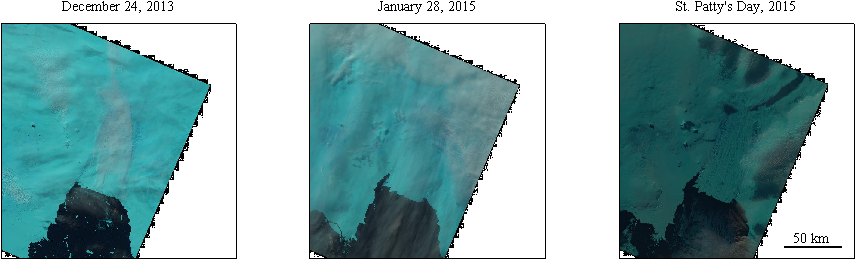
#> input picture Matlab_version/Antarctic_Toolboxs/Antarctic-Mapping-Tools/Documentation/html/Satellite_Image_Comparison_04.png, 856 x 260 px
$ python -i error_and_outlier.py   (imports and definitions only)
#> lines starting #> are read from the running program, lines starting #| are printed output that depends on the picture
"""
error_and_outlier.py
====================
1. Error estimation for Vx / Vy when only V_error is available (ITS_LIVE)
   or when no error files exist at all (GAMMA).

2. IQR-based per-pixel outlier removal (Yang et al. 2026, Section 2.1.2–2.1.3).
"""

from __future__ import annotations
import logging
import warnings
from typing import Dict, List, Optional, Tuple

import numpy as np
from scipy.ndimage import label, uniform_filter

log = logging.getLogger(__name__)


# [114 lines left out: functions _validate_umt_params, _build_neighbour_stack, _compute_umt_bad_mask, apply_universal_median_test, not called in this run]

# ─────────────────────────────────────────────────────────────────────────────
# Local standard deviation (spatial smoothing)
# ─────────────────────────────────────────────────────────────────────────────

def local_std(
    data: np.ndarray,
    window_size: int = 5,
    min_valid: int = 4,
) -> np.ndarray:
    """
    Compute local standard deviation over a sliding window.
    Handles NaN by treating them as missing.

    Parameters
    ----------
    data        : 2D float32 array with NaN for missing
    window_size : side length of square window (pixels)
    min_valid   : minimum valid cells inside window to keep a result

    Returns
    -------
    std_arr : 2D float32 array, NaN where coverage < min_valid
    """
    valid = np.isfinite(data)
    filled = np.where(valid, data.astype(np.float64), 0.0)

    # Count of valid pixels per window
    count = uniform_filter(valid.astype(np.float64), size=window_size,
                           mode="constant", cval=0.0) * window_size**2

    mean  = uniform_filter(filled, size=window_size,
                           mode="constant", cval=0.0)
    mean2 = uniform_filter(filled**2, size=window_size,
                           mode="constant", cval=0.0)

    # Correct mean for partial windows
    cnt_raw = uniform_filter(valid.astype(np.float64), size=window_size,
                             mode="constant", cval=0.0)
    with np.errstate(divide="ignore", invalid="ignore"):
        local_mean = np.where(cnt_raw > 0, mean / cnt_raw, np.nan)
        local_m2   = np.where(cnt_raw > 0, mean2 / cnt_raw, np.nan)

    var = local_m2 - local_mean**2
    var = np.maximum(var, 0.0)
    std = np.sqrt(var).astype(np.float32)

    # Mask pixels with too few neighbours
    std[count < min_valid] = np.nan

    return std


# ─────────────────────────────────────────────────────────────────────────────
# Vx / Vy error estimation
# ─────────────────────────────────────────────────────────────────────────────

# [584 lines left out: functions estimate_vx_vy_errors, _fast_q1q3, compute_iqr_bounds, apply_temporal_mad_filter, apply_temporal_mad_filter, apply_iqr_filter and 2 more, not called in this run]

>>> import cv2
>>> picture = cv2.imread('../../../Matlab_version/Antarctic_Toolboxs/Antarctic-Mapping-Tools/Documentation/html/Satellite_Image_Comparison_04.png', cv2.IMREAD_GRAYSCALE)
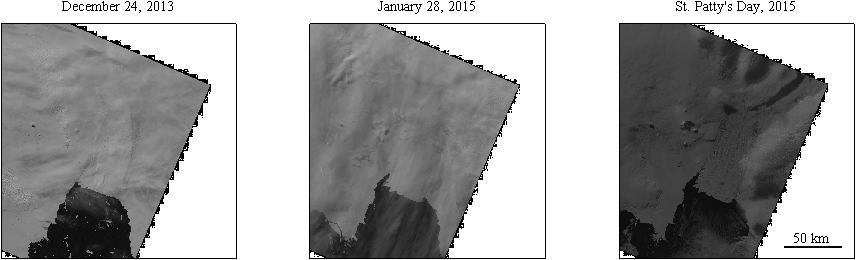
#> picture: shape (260, 856); min 0, max 255, mean 165.9
>>> result = local_std(picture)
#> in local_std, `valid = np.isfinite(data)`: valid: shape (260, 856) bool; every value is 1
#> in local_std, `count = uniform_filter(valid.astype(np.float64), size=window_size, mod..`:
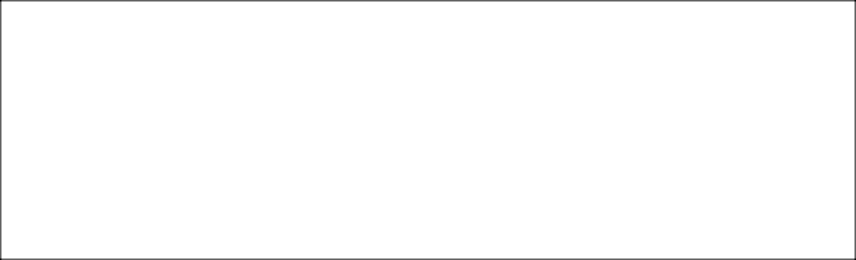
#> count: shape (260, 856) float64; min 9, max 25, mean 24.8; drawn with min black and max white
#> in local_std, `mean2 = uniform_filter(filled**2, size=window_size, mode="constant", c..`:
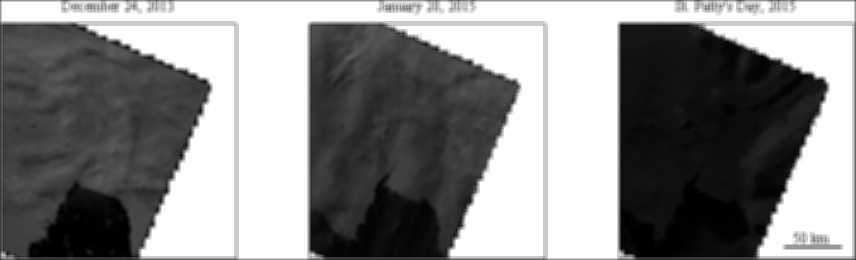
#> mean2: shape (260, 856) float64; min 173.4, max 65025, mean 34995.7; drawn with min black and max white
#> in local_std, `cnt_raw = uniform_filter(valid.astype(np.float64), size=window_size, m..`:
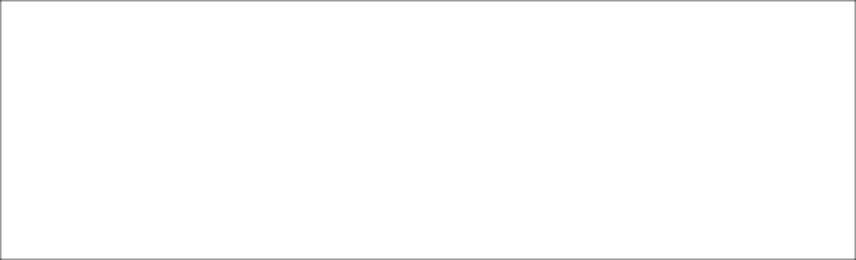
#> cnt_raw: shape (260, 856) float64; min 0.36, max 1, mean 0.994
#> in local_std, `local_mean = np.where(cnt_raw > 0, mean / cnt_raw, np.nan)`:
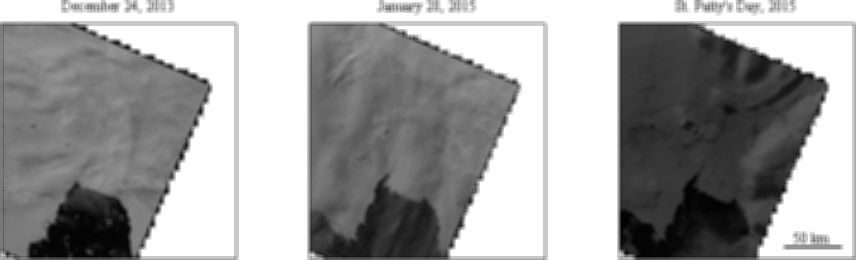
#> local_mean: shape (260, 856) float64; min 11.76, max 255, mean 165.8; drawn with min black and max white
#> in local_std, `var = local_m2 - local_mean**2`:
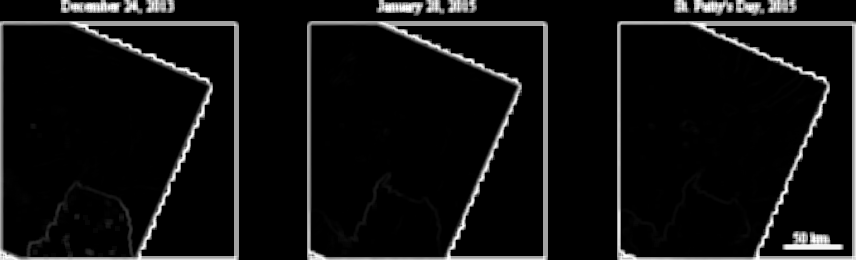
#> var: shape (260, 856) float64; min -1.89e-10, max 16230.2, mean 1093.4; drawn with min black and max white
#> in local_std, `std = np.sqrt(var).astype(np.float32)`:
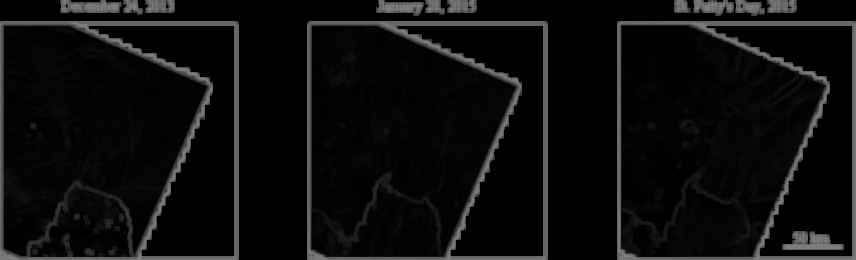
#> std: shape (260, 856) float32; min 0, max 127.4, mean 13.2

$ run again, on Matlab_version/Antarctic_Toolboxs/Antarctic-Mapping-Tools/Documentation/html/AMT_getting_started_02.png
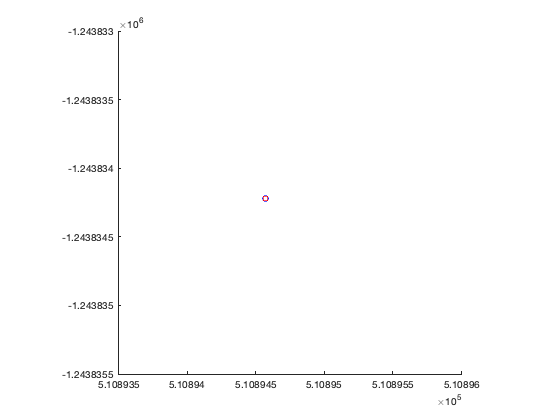
#> input picture Matlab_version/Antarctic_Toolboxs/Antarctic-Mapping-Tools/Documentation/html/AMT_getting_started_02.png, 560 x 420 px
#> valid: shape (420, 560) bool; every value is 1
#> in local_std, `mean  = uniform_filter(filled, size=window_size, mode="constant", cval..`:
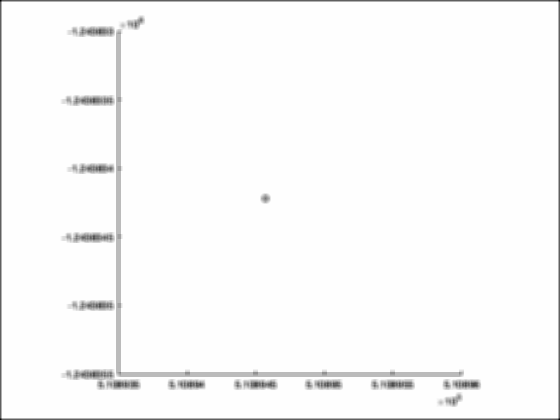
#> mean: shape (420, 560) float64; min 91.8, max 255, mean 251.8; drawn with min black and max white
#> in local_std, `std = np.sqrt(var).astype(np.float32)`:
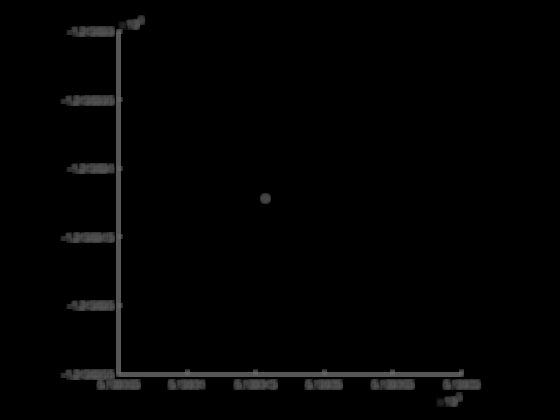
#> std: shape (420, 560) float32; min 0, max 104.2, mean 3

$ run again, on Matlab_version/Antarctic_Toolboxs/Antarctic-Mapping-Tools/Documentation/html/AMT_getting_started_05.png
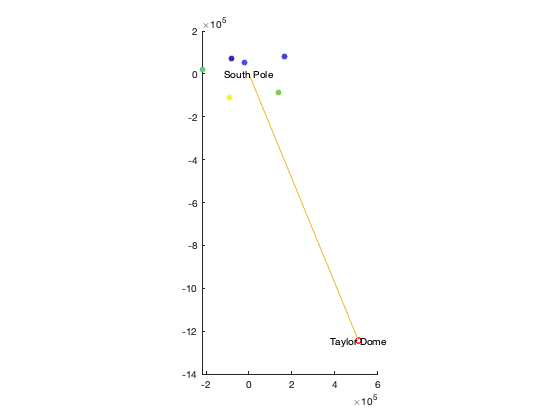
#> input picture Matlab_version/Antarctic_Toolboxs/Antarctic-Mapping-Tools/Documentation/html/AMT_getting_started_05.png, 560 x 420 px
#> valid: shape (420, 560) bool; every value is 1
#> in local_std, `var = local_m2 - local_mean**2`:
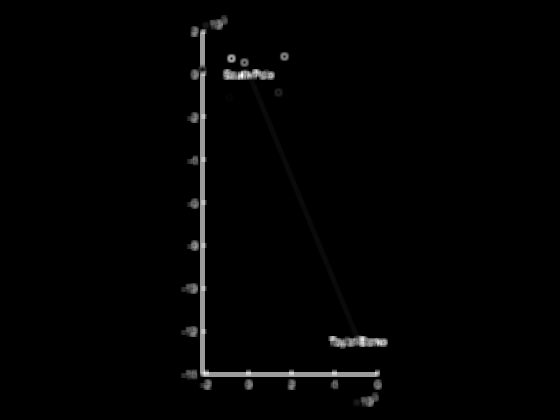
#> var: shape (420, 560) float64; min -1.09e-10, max 12299.9, mean 152; drawn with min black and max white
